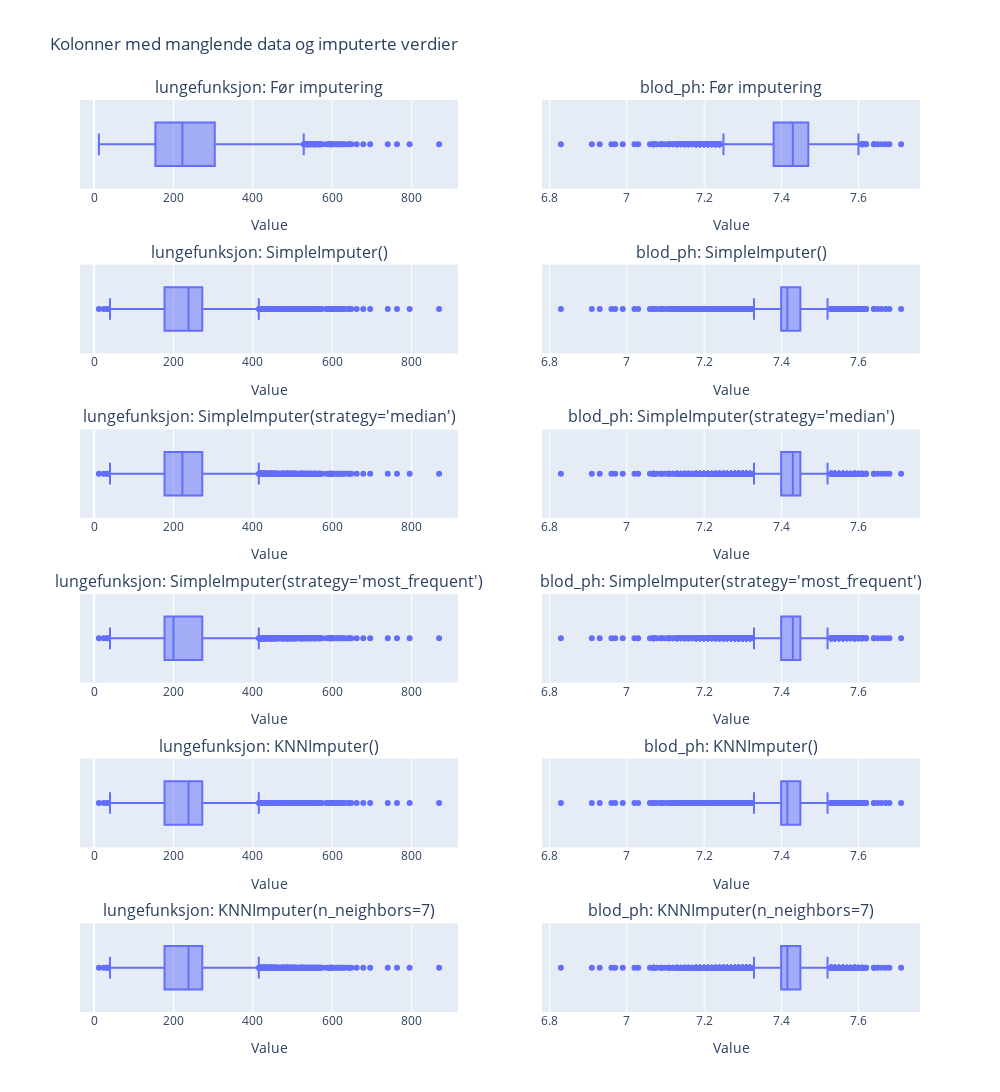

The code cell stored with this chart in its notebook:
### Markdown cell above
#### Ulike imputeringsstrategier
La oss se effekten av ulike impteringsstrategier på de to kolonnene med mest manglende data etter man har fjernet dem over terskelen.

### Code cell
missing_cols = missing_df.index.to_list() # Kolonner som inneholder manglende data
cols = missing_cols[0:2]
imputer_strats = [
    SimpleImputer(strategy="mean"),
    SimpleImputer(strategy="median"),
    SimpleImputer(strategy="most_frequent"),
    KNNImputer(),
    KNNImputer(n_neighbors=7)
]

titles = [f"{cols[0]}: Før imputering", f"{cols[1]}: Før imputering"]

for i in range(len(imputer_strats)):
    titles.append(f"{cols[0]}: {imputer_strats[i]}")
    titles.append(f"{cols[1]}: {imputer_strats[i]}")

fig = make_subplots(rows=1 + len(imputer_strats), cols=2, subplot_titles=titles)

for i, col in enumerate(cols):
    box = px.box(X_train, x=col)
    for trace in box.data:
        fig.add_trace(trace, row=1, col=i + 1)
    
    fig.update_xaxes(title_text="Value", row=1, col=i + 1)
    
    for j, imputer in enumerate(imputer_strats):
        try:
            X_train_imputed = X_train.copy()
            X_train_imputed[[col]] = imputer.fit_transform(X_train_imputed[[col]])
            
            box_imputed = px.box(X_train_imputed, x=col)
            for trace in box_imputed.data:
                fig.add_trace(trace, row=j + 2, col=i + 1)
        except Exception as error:
            print(error)
            continue
        
        fig.update_xaxes(title_text="Value", row=j + 2, col=i + 1)

fig.update_layout(height=1200, width=1000, title_text="Kolonner med manglende data og imputerte verdier")
fig.write_image(f"images/effekt_imputering.png")
fig.show()

### Figure 1 — Plotly figure (JSON) as saved in the notebook; plotly's stock layout.template omitted (floating-point values rounded to 4 significant figures; data arrays with more than 128 entries replaced by an {"elided": "..."} marker saying what was removed)
{"data": [{"alignmentgroup": "True", "hovertemplate": "lungefunksjon=%{x}<extra></extra>", "legendgroup": "", "marker": {"color": "#636efa"}, "name": "", "notched": false, "offsetgroup": "", "orientation": "h", "showlegend": false, "type": "box", "x": {"elided": "5413 float values"}, "x0": " ", "xaxis": "x", "y0": " ", "yaxis": "y"}, {"alignmentgroup": "True", "hovertemplate": "lungefunksjon=%{x}<extra></extra>", "legendgroup": "", "marker": {"color": "#636efa"}, "name": "", "notched": false, "offsetgroup": "", "orientation": "h", "showlegend": false, "type": "box", "x": {"elided": "5413 float values"}, "x0": " ", "xaxis": "x3", "y0": " ", "yaxis": "y3"}, {"alignmentgroup": "True", "hovertemplate": "lungefunksjon=%{x}<extra></extra>", "legendgroup": "", "marker": {"color": "#636efa"}, "name": "", "notched": false, "offsetgroup": "", "orientation": "h", "showlegend": false, "type": "box", "x": {"elided": "5413 float values"}, "x0": " ", "xaxis": "x5", "y0": " ", "yaxis": "y5"}, {"alignmentgroup": "True", "hovertemplate": "lungefunksjon=%{x}<extra></extra>", "legendgroup": "", "marker": {"color": "#636efa"}, "name": "", "notched": false, "offsetgroup": "", "orientation": "h", "showlegend": false, "type": "box", "x": {"elided": "5413 float values"}, "x0": " ", "xaxis": "x7", "y0": " ", "yaxis": "y7"}, {"alignmentgroup": "True", "hovertemplate": "lungefunksjon=%{x}<extra></extra>", "legendgroup": "", "marker": {"color": "#636efa"}, "name": "", "notched": false, "offsetgroup": "", "orientation": "h", "showlegend": false, "type": "box", "x": {"elided": "5413 float values"}, "x0": " ", "xaxis": "x9", "y0": " ", "yaxis": "y9"}, {"alignmentgroup": "True", "hovertemplate": "lungefunksjon=%{x}<extra></extra>", "legendgroup": "", "marker": {"color": "#636efa"}, "name": "", "notched": false, "offsetgroup": "", "orientation": "h", "showlegend": false, "type": "box", "x": {"elided": "5413 float values"}, "x0": " ", "xaxis": "x11", "y0": " ", "yaxis": "y11"}, {"alignmentgroup": "True", "hovertemplate": "blod_ph=%{x}<extra></extra>", "legendgroup": "", "marker": {"color": "#636efa"}, "name": "", "notched": false, "offsetgroup": "", "orientation": "h", "showlegend": false, "type": "box", "x": {"elided": "5413 float values"}, "x0": " ", "xaxis": "x2", "y0": " ", "yaxis": "y2"}, {"alignmentgroup": "True", "hovertemplate": "blod_ph=%{x}<extra></extra>", "legendgroup": "", "marker": {"color": "#636efa"}, "name": "", "notched": false, "offsetgroup": "", "orientation": "h", "showlegend": false, "type": "box", "x": {"elided": "5413 float values"}, "x0": " ", "xaxis": "x4", "y0": " ", "yaxis": "y4"}, {"alignmentgroup": "True", "hovertemplate": "blod_ph=%{x}<extra></extra>", "legendgroup": "", "marker": {"color": "#636efa"}, "name": "", "notched": false, "offsetgroup": "", "orientation": "h", "showlegend": false, "type": "box", "x": {"elided": "5413 float values"}, "x0": " ", "xaxis": "x6", "y0": " ", "yaxis": "y6"}, {"alignmentgroup": "True", "hovertemplate": "blod_ph=%{x}<extra></extra>", "legendgroup": "", "marker": {"color": "#636efa"}, "name": "", "notched": false, "offsetgroup": "", "orientation": "h", "showlegend": false, "type": "box", "x": {"elided": "5413 float values"}, "x0": " ", "xaxis": "x8", "y0": " ", "yaxis": "y8"}, {"alignmentgroup": "True", "hovertemplate": "blod_ph=%{x}<extra></extra>", "legendgroup": "", "marker": {"color": "#636efa"}, "name": "", "notched": false, "offsetgroup": "", "orientation": "h", "showlegend": false, "type": "box", "x": {"elided": "5413 float values"}, "x0": " ", "xaxis": "x10", "y0": " ", "yaxis": "y10"}, {"alignmentgroup": "True", "hovertemplate": "blod_ph=%{x}<extra></extra>", "legendgroup": "", "marker": {"color": "#636efa"}, "name": "", "notched": false, "offsetgroup": "", "orientation": "h", "showlegend": false, "type": "box", "x": {"elided": "5413 float values"}, "x0": " ", "xaxis": "x12", "y0": " ", "yaxis": "y12"}], "layout": {"annotations": [{"font": {"size": 16}, "showarrow": false, "text": "lungefunksjon: Før imputering", "x": 0.225, "xanchor": "center", "xref": "paper", "y": 1.0, "yanchor": "bottom", "yref": "paper"}, {"font": {"size": 16}, "showarrow": false, "text": "blod_ph: Før imputering", "x": 0.775, "xanchor": "center", "xref": "paper", "y": 1.0, "yanchor": "bottom", "yref": "paper"}, {"font": {"size": 16}, "showarrow": false, "text": "lungefunksjon: SimpleImputer()", "x": 0.225, "xanchor": "center", "xref": "paper", "y": 0.8194, "yanchor": "bottom", "yref": "paper"}, {"font": {"size": 16}, "showarrow": false, "text": "blod_ph: SimpleImputer()", "x": 0.775, "xanchor": "center", "xref": "paper", "y": 0.8194, "yanchor": "bottom", "yref": "paper"}, {"font": {"size": 16}, "showarrow": false, "text": "lungefunksjon: SimpleImputer(strategy='median')", "x": 0.225, "xanchor": "center", "xref": "paper", "y": 0.6389, "yanchor": "bottom", "yref": "paper"}, {"font": {"size": 16}, "showarrow": false, "text": "blod_ph: SimpleImputer(strategy='median')", "x": 0.775, "xanchor": "center", "xref": "paper", "y": 0.6389, "yanchor": "bottom", "yref": "paper"}, {"font": {"size": 16}, "showarrow": false, "text": "lungefunksjon: SimpleImputer(strategy='most_frequent')", "x": 0.225, "xanchor": "center", "xref": "paper", "y": 0.4583, "yanchor": "bottom", "yref": "paper"}, {"font": {"size": 16}, "showarrow": false, "text": "blod_ph: SimpleImputer(strategy='most_frequent')", "x": 0.775, "xanchor": "center", "xref": "paper", "y": 0.4583, "yanchor": "bottom", "yref": "paper"}, {"font": {"size": 16}, "showarrow": false, "text": "lungefunksjon: KNNImputer()", "x": 0.225, "xanchor": "center", "xref": "paper", "y": 0.2778, "yanchor": "bottom", "yref": "paper"}, {"font": {"size": 16}, "showarrow": false, "text": "blod_ph: KNNImputer()", "x": 0.775, "xanchor": "center", "xref": "paper", "y": 0.2778, "yanchor": "bottom", "yref": "paper"}, {"font": {"size": 16}, "showarrow": false, "text": "lungefunksjon: KNNImputer(n_neighbors=7)", "x": 0.225, "xanchor": "center", "xref": "paper", "y": 0.09722, "yanchor": "bottom", "yref": "paper"}, {"font": {"size": 16}, "showarrow": false, "text": "blod_ph: KNNImputer(n_neighbors=7)", "x": 0.775, "xanchor": "center", "xref": "paper", "y": 0.09722, "yanchor": "bottom", "yref": "paper"}], "height": 1200, "title": {"text": "Kolonner med manglende data og imputerte verdier"}, "width": 1000, "xaxis": {"anchor": "y", "domain": [0, 0.45], "title": {"text": "Value"}}, "xaxis10": {"anchor": "y10", "domain": [0.55, 1], "title": {"text": "Value"}}, "xaxis11": {"anchor": "y11", "domain": [0, 0.45], "title": {"text": "Value"}}, "xaxis12": {"anchor": "y12", "domain": [0.55, 1], "title": {"text": "Value"}}, "xaxis2": {"anchor": "y2", "domain": [0.55, 1], "title": {"text": "Value"}}, "xaxis3": {"anchor": "y3", "domain": [0, 0.45], "title": {"text": "Value"}}, "xaxis4": {"anchor": "y4", "domain": [0.55, 1], "title": {"text": "Value"}}, "xaxis5": {"anchor": "y5", "domain": [0, 0.45], "title": {"text": "Value"}}, "xaxis6": {"anchor": "y6", "domain": [0.55, 1], "title": {"text": "Value"}}, "xaxis7": {"anchor": "y7", "domain": [0, 0.45], "title": {"text": "Value"}}, "xaxis8": {"anchor": "y8", "domain": [0.55, 1], "title": {"text": "Value"}}, "xaxis9": {"anchor": "y9", "domain": [0, 0.45], "title": {"text": "Value"}}, "yaxis": {"anchor": "x", "domain": [0.9028, 1.0]}, "yaxis10": {"anchor": "x10", "domain": [0.1806, 0.2778]}, "yaxis11": {"anchor": "x11", "domain": [0, 0.09722]}, "yaxis12": {"anchor": "x12", "domain": [0, 0.09722]}, "yaxis2": {"anchor": "x2", "domain": [0.9028, 1.0]}, "yaxis3": {"anchor": "x3", "domain": [0.7222, 0.8194]}, "yaxis4": {"anchor": "x4", "domain": [0.7222, 0.8194]}, "yaxis5": {"anchor": "x5", "domain": [0.5417, 0.6389]}, "yaxis6": {"anchor": "x6", "domain": [0.5417, 0.6389]}, "yaxis7": {"anchor": "x7", "domain": [0.3611, 0.4583]}, "yaxis8": {"anchor": "x8", "domain": [0.3611, 0.4583]}, "yaxis9": {"anchor": "x9", "domain": [0.1806, 0.2778]}}}
